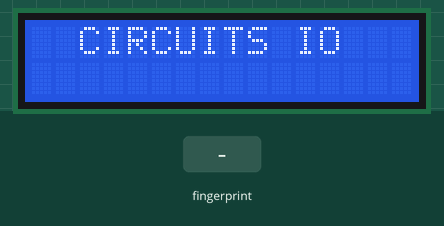
Simulated run of this sketch. Board: Arduino Uno, built with avr-gcc and run on an emulated ATmega328P. Parts: 16×2 character LCD. The test bench sets the inputs (shaded band).

Above: at 1.1 s.
At 3.2 s:
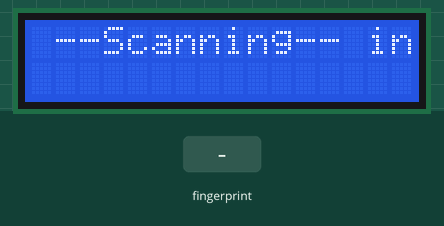
3.3 s: finger stored as number 1 placed on the sensor
At 3.55 s:
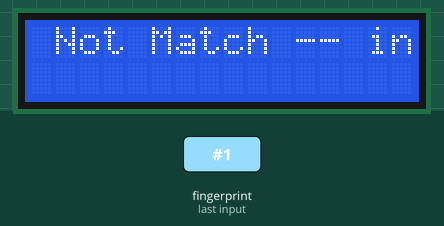
Timing chart, 0 to 6.3 s (numbered marks = the images above; inputs shaded):
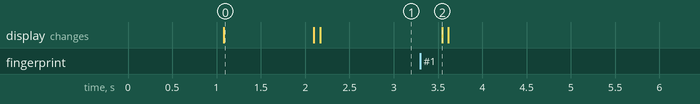

Measured:
- after the input at 3.3 s, the display: changes after 0.25 s (image 2)
- what the display in image 0 shows lasts 1.0 s, from 1.1 s to 2.1 s

The sketch:

Fingerprint__PART3_.ino
```cpp
#include <Adafruit_Fingerprint.h>
#include <SoftwareSerial.h>
#include<LiquidCrystal.h>
#include <LCD_I2C.h>

SoftwareSerial mySerial(2, 3);
Adafruit_Fingerprint finger = Adafruit_Fingerprint(&mySerial);
LCD_I2C lcd(0x27);

int getFingerprintIDez();

void setup()
{
  Serial.begin(9600);
  finger.begin(57600);
  lcd.begin();
  lcd.backlight();
  lcd.print("  CIRCUITS IO  ");
  lcd.setCursor(0,1);

  delay(1000);

  lcd.clear();
  lcd.print("Enter Fingerprint");
  lcd.setCursor(0,1);
}


void loop()
{
  getFingerprintIDez();
}

int getFingerprintIDez() {
  uint8_t p = finger.getImage();
  if (p != FINGERPRINT_OK){
    lcd.setCursor(0,0);
    lcd.print(" --Scanning-- ");
   return -1;
  }
  p = finger.image2Tz();
  if (p != FINGERPRINT_OK);{
    lcd.setCursor(0,0);
    lcd.print(" Not Match ");
   return -1;
  }

  p = finger.fingerFastSearch();
  if (p != FINGERPRINT_OK){
    lcd.setCursor(0,0);
    lcd.print(" Not Match ");
    return -1;
  }
    Serial.println("scan successful");
    lcd.setCursor(0,0);
    lcd.print(" Scan successful");

  return finger.fingerID;
}
```
